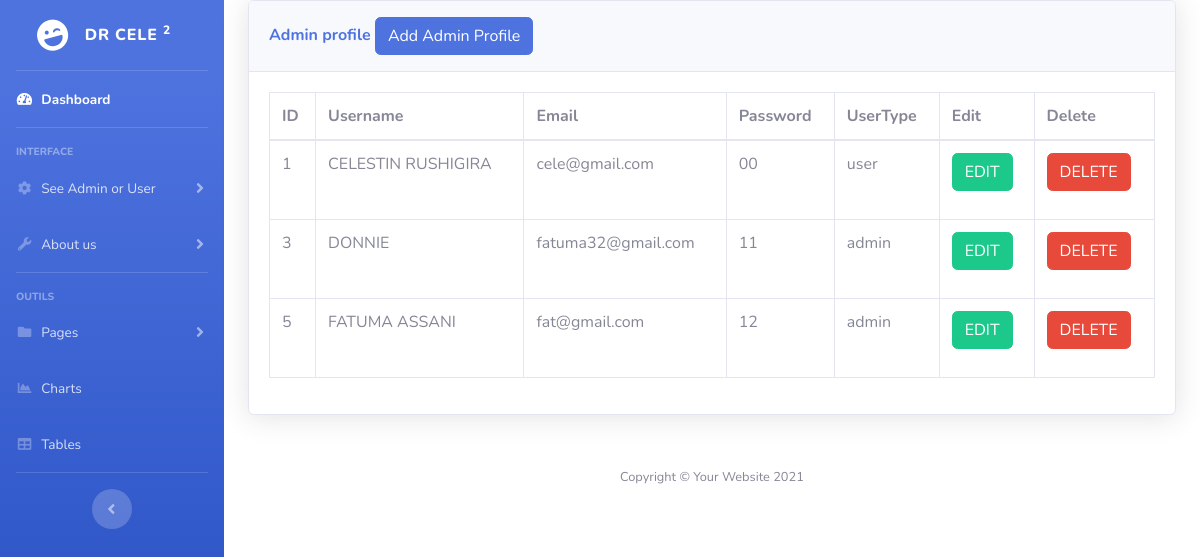
The page /Admin/register.php (signed in) on the database its author committed.
### tables this page shows
CREATE TABLE `register` (
  `id` int(11) NOT NULL,
  `username` varchar(200) NOT NULL,
  `email` varchar(200) NOT NULL,
  `password` varchar(100) NOT NULL,
  `usertype` varchar(50) NOT NULL,
  `creat_id` timestamp NOT NULL DEFAULT current_timestamp()
);

### Admin/security.php (called while the page is built, shortened)
<?php
include('database/dbconfig.php');
?>

### Admin/register.php (the view, shortened to what this page needs)
<?php
include('security.php');
include('includes/header.php');
include('includes/navbar.php');
?>
<div class="container-fluid">
  <div class="card shadow mb-4">
    <div class="card-header py-3">
      <h6 class="m-0 font-weight-bold text-primary"> Admin profile
        <button type="button" class="btn btn-primary" data-toggle="modal" data-target="#addadminprofile">
          Add Admin Profile
        </button>
      </h6>
    </div>
    <div class="card-body">
      <div class="table-responsive">
        <?php
        $connection = mysqli_connect("localhost", "root", "", "blogphp");
        $query = "SELECT * FROM register";
        $query_run = mysqli_query($connection, $query);
        ?>
        <table class="table table-bordered" id="datatable" width="100%" cellspacing="0">
          <thead>
            <tr>
              <th>ID</th>
              <th>Username</th>
              <th>Email</th>
              <th>Password</th>
              <th>UserType</th>
              <th>Edit</th>
              <th>Delete</th>
            </tr>
          </thead>
          <tbody>
            <?php
            if (mysqli_num_rows($query_run) > 0) {
              while ($row = mysqli_fetch_assoc($query_run)) {
            ?>
                <tr>
                  <td><?php echo $row['id']; ?></td>
                  <td><?php echo $row['username']; ?></td>
                  <td><?php echo $row['email']; ?></td>
                  <td><?php echo $row['password']; ?></td>
                  <td><?php echo $row['usertype']; ?></td>
                  <td>
                    <form action="register_edit.php" method="post">
                      <button type="submit" name="edit_btn" class="btn btn-success"> EDIT</button>
                    </form>
                  </td>
                  <td>
                    <form action="code.php" method="post">
                      <button type="submit" name="delete_btn" class="btn btn-danger"> DELETE</button>
                    </form>
                  </td>
                </tr>
            <?php
              }
            } else {
              echo "No Record found";
            }
            ?>
          </tbody>
        </table>
      </div>
    </div>
  </div>
<?php
include('includes/footer.php');
?>

### Admin/database/dbconfig.php (shortened to what this page needs)
<link href="../css/sb-admin-2.min.css" rel="stylesheet">

### Admin/includes/header.php (shortened to what this page needs)
<!DOCTYPE html>
<html lang="en">
<head>
    <link href="vendor/fontawesome-free/css/all.min.css" rel="stylesheet" type="text/css">
    <link href="css/sb-admin-2.min.css" rel="stylesheet">
    <link rel="stylesheet" href="https://cdn.datatables.net/1.13.5/css/jquery.dataTables.min.css" />
</head>
<body id="page-top">
    <div id="wrapper">

### Admin/includes/navbar.php (shortened to what this page needs)
<ul class="navbar-nav bg-gradient-primary sidebar sidebar-dark accordion" id="accordionSidebar">
    <a class="sidebar-brand d-flex align-items-center justify-content-center" href="index.php">
        <div class="sidebar-brand-icon rotate-n-15">
            <i class="fas fa-laugh-wink"></i>
        </div>
        <div class="sidebar-brand-text mx-3">Dr CELE <sup>2</sup></div>
    </a>
    <hr class="sidebar-divider my-0">
    <li class="nav-item active">
        <a class="nav-link" href="index.php">
            <i class="fas fa-fw fa-tachometer-alt"></i>
            <span>Dashboard</span></a>
    </li>
    <hr class="sidebar-divider">
    <div class="sidebar-heading">
        Interface
    </div>
    <li class="nav-item">
        <a class="nav-link collapsed" href="#" data-toggle="collapse" data-target="#collapseTwo"
            aria-expanded="true" aria-controls="collapseTwo">
            <i class="fas fa-fw fa-cog"></i>
            <span>See Admin or User</span>
        </a>
    </li>
    <li class="nav-item">
        <a class="nav-link collapsed" href="#" data-toggle="collapse" data-target="#collapseUtilities"
            aria-expanded="true" aria-controls="collapseUtilities">
            <i class="fas fa-fw fa-wrench"></i>
            <span>About us</span>
        </a>
    </li>
    <hr class="sidebar-divider">
    <div class="sidebar-heading">
        Outils
    </div>
    <li class="nav-item">
        <a class="nav-link collapsed" href="#" data-toggle="collapse" data-target="#collapsePages"
            aria-expanded="true" aria-controls="collapsePages">
            <i class="fas fa-fw fa-folder"></i>
            <span>Pages</span>
        </a>
    </li>
    <li class="nav-item">
        <a class="nav-link" href="charts.html">
            <i class="fas fa-fw fa-chart-area"></i>
            <span>Charts</span></a>
    </li>
    <li class="nav-item">
        <a class="nav-link" href="tables.html">
            <i class="fas fa-fw fa-table"></i>
            <span>Tables</span></a>
    </li>
    <hr class="sidebar-divider d-none d-md-block">
    <div class="text-center d-none d-md-inline">
        <button class="rounded-circle border-0" id="sidebarToggle"></button>
    </div>
</ul>

### Admin/includes/footer.php
            <footer class="sticky-footer bg-white">
                <div class="container my-auto">
                    <div class="copyright text-center my-auto">
                        <span>Copyright &copy; Your Website 2021</span>
                    </div>
                </div>
            </footer>
        </div>
</body>
</html>

### rows shown on the page
register: id "1", username "CELESTIN RUSHIGIRA", email "cele@gmail.com", password "00", usertype "user"
register: id "3", username "DONNIE", email "fatuma32@gmail.com", password "11", usertype "admin"
register: id "5", username "FATUMA ASSANI", email "fat@gmail.com", password "12", usertype "admin"
